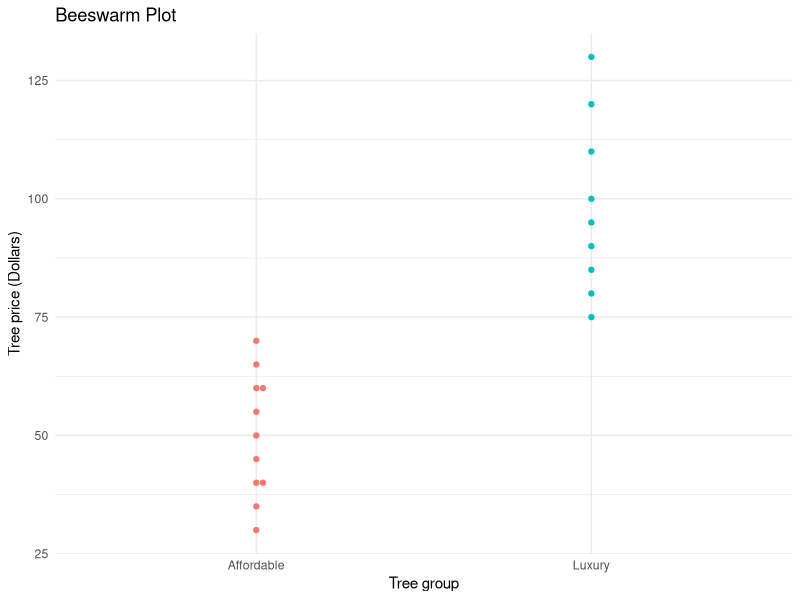

Write R code to recreate this figure.
## ---- chunk 1
# Load library
library(ggbeeswarm)

# Create some sample data
# Christmas tree names
tree_names <- c("Fir","Spruce","Pine","Cedar","Cypress","Redwood","Hemlock","Juniper","Maple","Oak","Birch","Cherry","Palm","Sycamore","Willow","Magnolia","Aspen","Poplar","Chestnut","Pecan")

# Christmas tree sizes in feet
tree_sizes <- c(6, 7, 5, 8, 6.5, 9, 7.5, 5.5, 8.5, 6.8, 7.2, 5.7, 4.5, 6.2, 8.3, 5.8, 7.8, 6.3, 7.1, 8.8)

# Christmas tree prices in dollars
tree_prices <- c(40, 60, 30, 80, 45, 120, 90, 55, 100, 70, 75, 50, 35, 65, 110, 40, 95, 60, 85, 130)

# Creating groups based on price
tree_groups <- ifelse(tree_prices <= 70, "Affordable", "Luxury")

# Creating a data frame
christmas_trees <- data.frame(Tree_Name = tree_names, 
                              Tree_Size_Feet = tree_sizes,
                              Tree_Price_Dollars = tree_prices, 
                              Tree_Group = tree_groups)

# Make a beeswarm plot using ggbeeswarm
ggplot(christmas_trees, aes(x = Tree_Group, y = Tree_Price_Dollars, col=Tree_Group)) +
  geom_beeswarm() +
  theme_minimal() + 
  theme(legend.position = "none") + 
  labs(title = "Beeswarm Plot", x = "Tree group", y = "Tree price (Dollars)")

